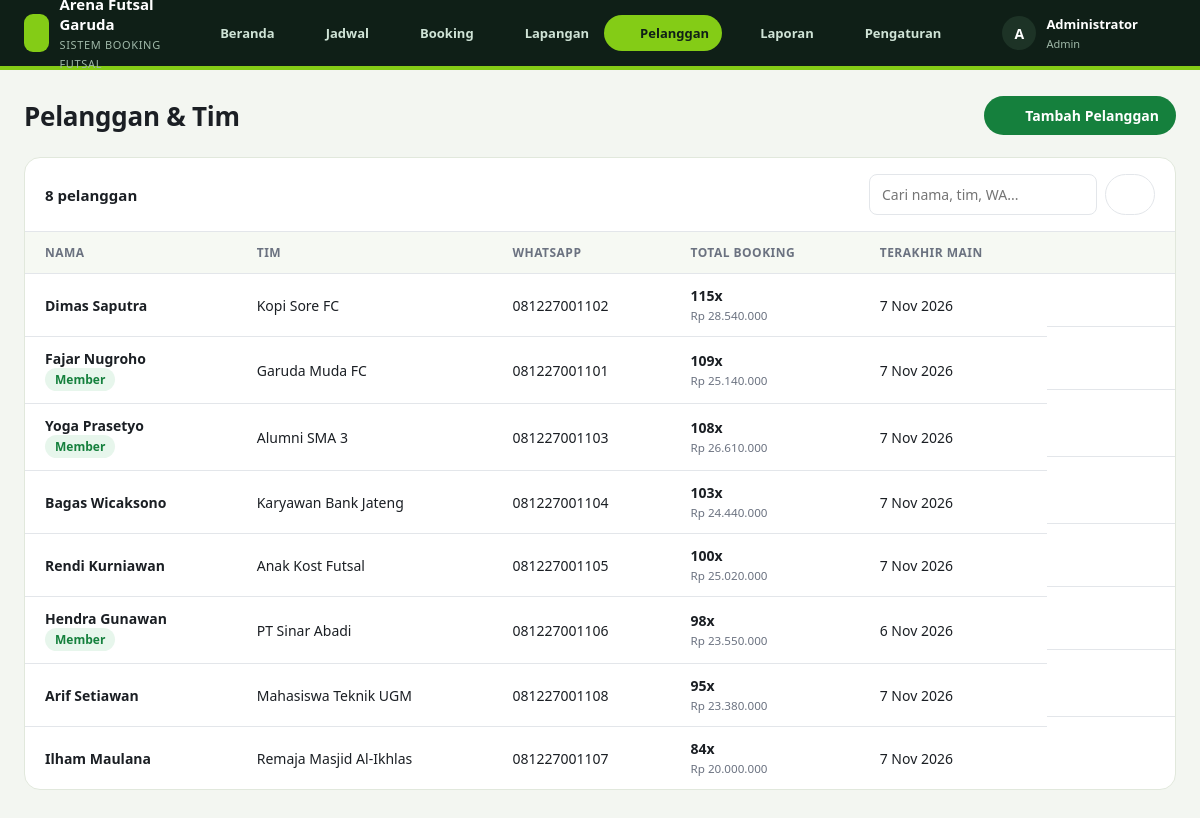
The app's page /index.php?page=pelanggan (signed in) with its own data.
### tables this page shows
CREATE TABLE pelanggan (
  id INT AUTO_INCREMENT PRIMARY KEY,
  nama VARCHAR(100) NOT NULL,
  telepon VARCHAR(20) NOT NULL UNIQUE,
  nama_tim VARCHAR(100),
  member TINYINT(1) NOT NULL DEFAULT 0,
  created_at TIMESTAMP DEFAULT CURRENT_TIMESTAMP
);

### index.php (called while the page is built, shortened)
<?php
require __DIR__ . '/includes/bootstrap.php';
$routes = [
    'login'           => 'pages/login.php',
    'logout'          => 'pages/logout.php',
    'publik'          => 'pages/publik.php',
    'dashboard'       => 'pages/dashboard.php',
    'jadwal'          => 'pages/jadwal.php',
    'booking'         => 'pages/booking/index.php',
    'booking.baru'    => 'pages/booking/baru.php',
    'booking.bayar'   => 'pages/booking/bayar.php',
    'booking.status'  => 'pages/booking/status.php',
    'booking.struk'   => 'pages/booking/struk.php',
    'lapangan'        => 'pages/lapangan/index.php',
    'lapangan.form'   => 'pages/lapangan/form.php',
    'pelanggan'       => 'pages/pelanggan/index.php',
    'pelanggan.form'  => 'pages/pelanggan/form.php',
    'laporan'         => 'pages/laporan.php',
    'pengaturan'      => 'pages/pengaturan.php',
];
$page = $_GET['page'] ?? 'dashboard';
require __DIR__ . '/' . $routes[$page];

### pages/pelanggan/index.php (the view, shortened to what this page needs)
<?php
$actions = '<a href="' . url('pelanggan.form') . '" class="btn btn-primary">' . icon('plus', 16) . ' Tambah Pelanggan</a>';
$cari = trim($_GET['cari'] ?? '');
$params = [];
$sql = "SELECT p.*, COUNT(b.id) jml, COALESCE(SUM(b.total),0) belanja, MAX(b.tanggal) terakhir
        FROM pelanggan p LEFT JOIN booking b ON b.pelanggan_id = p.id AND b.status <> 'batal'";
$rows = q($sql . ' GROUP BY p.id ORDER BY jml DESC', $params)->fetchAll();
require __DIR__ . '/../../includes/header.php';
?>
<div class="card">
    <div class="card-head">
        <h2><?= count($rows) ?> pelanggan</h2>
        <form class="filters" method="get">
            <input type="search" name="cari" placeholder="Cari nama, tim, WA..." value="<?= e($cari) ?>">
            <button class="btn btn-light"><?= icon('search', 16) ?></button>
        </form>
    </div>
    <div class="table-wrap"><table>
        <thead><tr><th>Nama</th><th>Tim</th><th>WhatsApp</th><th>Total Booking</th><th>Terakhir Main</th><th></th></tr></thead>
        <tbody>
        <?php foreach ($rows as $p): ?>
            <tr>
                <td><strong><?= e($p['nama']) ?></strong><?php if ($p['member']): ?> <span class="badge badge-green">Member</span><?php endif; ?></td>
                <td><?= e($p['nama_tim'] ?: '-') ?></td>
                <td><?= e($p['telepon']) ?></td>
                <td><strong><?= (int) $p['jml'] ?>x</strong><small><?= rupiah($p['belanja']) ?></small></td>
                <td><?= tgl($p['terakhir']) ?></td>
                <td class="actions">
                    <a class="icon-btn" title="Riwayat booking" href="<?= url('booking', ['cari' => $p['telepon']]) ?>"><?= icon('eye', 16) ?></a>
                    <a class="icon-btn" title="Ubah" href="<?= url('pelanggan.form', ['id' => $p['id']]) ?>"><?= icon('edit', 16) ?></a>
                </td>
            </tr>
        <?php endforeach; ?>
        </tbody>
    </table></div>
</div>
<?php require __DIR__ . '/../../includes/footer.php'; ?>

### includes/bootstrap.php (shortened to what this page needs)
<?php
function db(): PDO
{
    static $pdo = null;
    if ($pdo === null) {
        $c = require __DIR__ . '/../config/database.php';
        $dsn = "mysql:host={$c['host']};port={$c['port']};dbname={$c['database']};charset=utf8mb4";
        try {
            $pdo = new PDO($dsn, $c['username'], $c['password'], [
                PDO::ATTR_ERRMODE => PDO::ERRMODE_EXCEPTION,
                PDO::ATTR_DEFAULT_FETCH_MODE => PDO::FETCH_ASSOC,
            ]);
        } catch (PDOException $e) {
            die('<h3>Koneksi database gagal.</h3><p>Cek config/database.php dan pastikan database <b>'
                . htmlspecialchars($c['database']) . '</b> sudah di-import.</p>');
        }
    }
    return $pdo;
}
function q(string $sql, array $params = []): PDOStatement
{
    $st = db()->prepare($sql);
    $st->execute($params);
    return $st;
}
function e($v): string
{
    return htmlspecialchars((string) $v, ENT_QUOTES, 'UTF-8');
}
function rupiah($n): string
{
    return 'Rp ' . number_format((int) $n, 0, ',', '.');
}
function tgl($date): string
{
    $bulan = ['', 'Jan', 'Feb', 'Mar', 'Apr', 'Mei', 'Jun', 'Jul', 'Agu', 'Sep', 'Okt', 'Nov', 'Des'];
    $t = strtotime($date);
    return date('j', $t) . ' ' . $bulan[(int) date('n', $t)] . ' ' . date('Y', $t);
}
function url(string $page = 'dashboard', array $params = []): string
{
    return 'index.php?' . http_build_query(['page' => $page] + $params);
}
function icon(string $name, int $size = 18): string
{
    $p = $paths[$name] ?? '';
    return '<svg class="ic" width="' . $size . '" height="' . $size . '" viewBox="0 0 24 24" fill="none" stroke="currentColor" stroke-width="2" stroke-linecap="round" stroke-linejoin="round">' . $p . '</svg>';
}

### assets/css/style.css (style rules this page uses)
:root { --bg: #f4f5f7; --surface: #ffffff; --border: #e3e6ea; --text: #1b1f24; --muted: #6b7280; --primary: #15803d; --primary-dark: #116632; --primary-soft: #e3f4e8; --green: #15803d; --green-soft: #e7f6ec; --blue: #1f4fd8; --blue-soft: #e8eefc; --amber: #b45309; --amber-soft: #fdf3e2; --red: #b91c1c; --red-soft: #fdeaea; --gray: #4b5563; --gray-soft: #eef0f2; --sidebar: #0f1f17; --radius: 10px; }
* { box-sizing: border-box; }
body { margin: 0; font-family: -apple-system, "Segoe UI", Roboto, "Helvetica Neue", Arial, sans-serif; font-size: 14px; color: var(--text); background: var(--bg); }
a { color: var(--primary); text-decoration: none; }
.ic { flex-shrink: 0; vertical-align: middle; }
.card { background: var(--surface); border: 1px solid var(--border); border-radius: var(--radius); }
.card-head { display: flex; justify-content: space-between; align-items: center; padding: 16px 20px; border-bottom: 1px solid var(--border); gap: 12px; flex-wrap: wrap; }
.card-head h2 { font-size: 15px; margin: 0; }
.btn { display: inline-flex; align-items: center; gap: 8px; padding: 9px 16px; border-radius: 8px; border: 1px solid transparent; font: inherit; font-weight: 600; cursor: pointer; white-space: nowrap; }
.btn-primary { background: var(--primary); color: #fff; }
.btn-light { background: var(--surface); border-color: var(--border); color: var(--text); }
.icon-btn { background: none; border: 0; padding: 6px; border-radius: 6px; cursor: pointer; color: var(--muted); display: inline-grid; place-items: center; }
.actions { display: flex; gap: 2px; justify-content: flex-end; }
table { width: 100%; border-collapse: collapse; }
th, td { padding: 12px 20px; text-align: left; border-bottom: 1px solid var(--border); vertical-align: middle; }
th { font-size: 12px; text-transform: uppercase; letter-spacing: .04em; color: var(--muted); font-weight: 600; background: #fafbfc; }
tr:last-child td { border-bottom: 0; }
.table-wrap { overflow-x: auto; }
td strong { display: block; }
td small { color: var(--muted); }
.badge { display: inline-block; padding: 3px 10px; border-radius: 999px; font-size: 12px; font-weight: 600; }
.badge-green { background: var(--green-soft); color: var(--green); }
input[type=text], input[type=number], input[type=date], input[type=password], input[type=search], select, textarea { width: 100%; padding: 10px 12px; border: 1px solid var(--border); border-radius: 8px; font: inherit; background: #fff; color: var(--text); }
.filters { display: flex; gap: 8px; flex-wrap: wrap; }
.filters input, .filters select { width: auto; }
body.topnav-layout { background: #f3f6f1; font-family: "Trebuchet MS", "Segoe UI", system-ui, sans-serif; }
.topnav-layout .card { border-radius: 16px; border-color: #e1e8dc; }
.topnav-layout .btn { border-radius: 999px; }
.topnav-layout th { background: #f6f9f3; }

### records on screen
pelanggan: nama "Dimas Saputra", nama_tim "Kopi Sore FC", telepon "081227001102", jml "115", belanja "Rp 28.540.000", terakhir "7 Nov 2026"
pelanggan: nama "Fajar Nugroho", member "Member", nama_tim "Garuda Muda FC", telepon "081227001101", jml "109", belanja "Rp 25.140.000", terakhir "7 Nov 2026"
pelanggan: nama "Yoga Prasetyo", member "Member", nama_tim "Alumni SMA 3", telepon "081227001103", jml "108", belanja "Rp 26.610.000", terakhir "7 Nov 2026"
pelanggan: nama "Bagas Wicaksono", nama_tim "Karyawan Bank Jateng", telepon "081227001104", jml "103", belanja "Rp 24.440.000", terakhir "7 Nov 2026"
pelanggan: nama "Rendi Kurniawan", nama_tim "Anak Kost Futsal", telepon "081227001105", jml "100", belanja "Rp 25.020.000", terakhir "7 Nov 2026"
pelanggan: nama "Hendra Gunawan", member "Member", nama_tim "PT Sinar Abadi", telepon "081227001106", jml "98", belanja "Rp 23.550.000", terakhir "6 Nov 2026"
pelanggan: nama "Arif Setiawan", nama_tim "Mahasiswa Teknik UGM", telepon "081227001108", jml "95", belanja "Rp 23.380.000", terakhir "7 Nov 2026"
pelanggan: nama "Ilham Maulana", nama_tim "Remaja Masjid Al-Ikhlas", telepon "081227001107", jml "84", belanja "Rp 20.000.000", terakhir "7 Nov 2026"

### other values on screen
$label "Beranda"
$label "Jadwal"
$label "Booking"
$label "Lapangan"
$label "Pelanggan"
$label "Laporan"
$label "Pengaturan"
substr(user()['nama'], 0, 1) "A"
user()['nama'] "Administrator"
user()['role'] "Admin"
$title "Pelanggan & Tim"
count($rows) "8"
